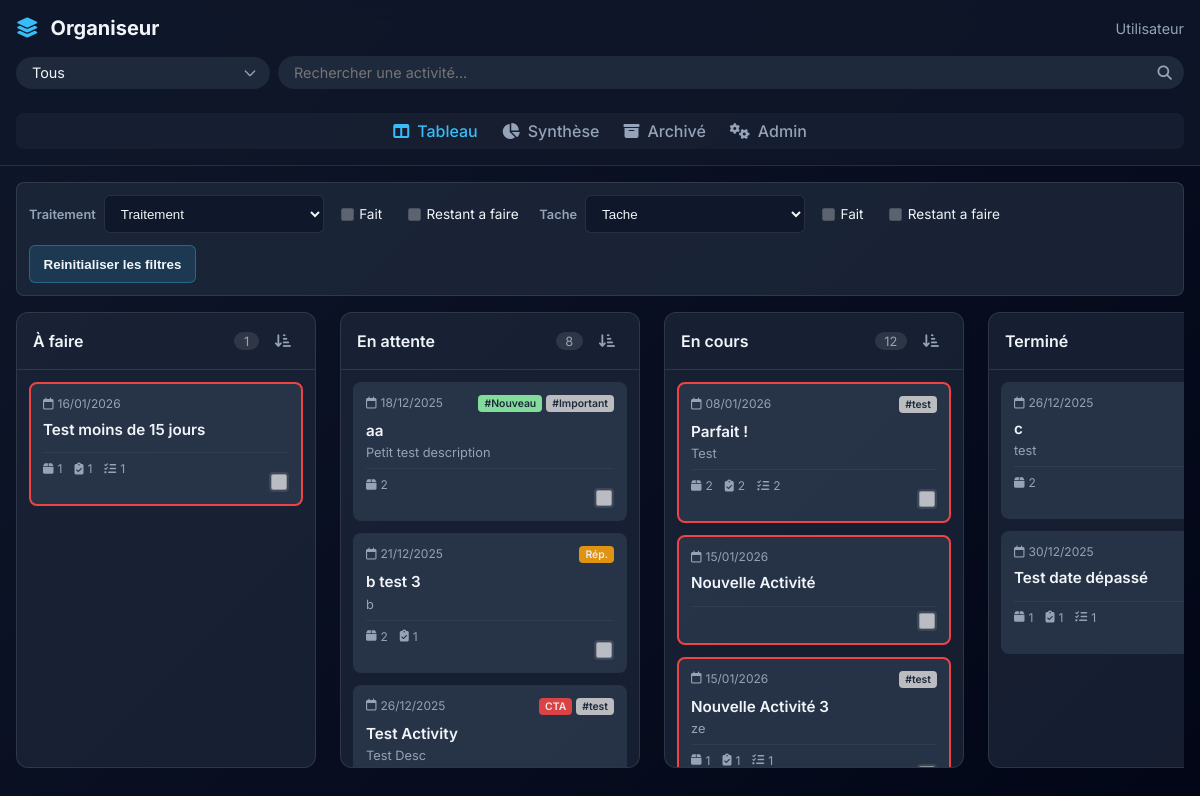
The page / on the database its author committed.
### web/kanban/models.py (models this page shows, shortened)
class KanbanColumn(models.Model):
    name = models.CharField(max_length=255, unique=True, blank=True, null=True)
    order_index = models.IntegerField(default=0)
    class Meta:
        managed = False
        db_table = 'kanban_columns'
        verbose_name = "Colonne"
        verbose_name_plural = "Colonnes"
        ordering = ['order_index']

class Activity(models.Model):
    name = models.CharField(max_length=255, blank=True, null=True)
    date = models.DateField()
    description = models.TextField(blank=True, null=True)
    column = models.ForeignKey(KanbanColumn, on_delete=models.SET_NULL, blank=True, null=True, related_name='activities')
    tags = models.ManyToManyField(Tag, db_table='activity_tags', blank=True)
    class Meta:
        managed = False
        db_table = 'activities'
        verbose_name = "Activité"
        verbose_name_plural = "Activités"
        ordering = ['date']
    @property
    def urgency_class(self):
        from datetime import date, timedelta
        if not self.date:
            return ""
        today = date.today()
        if self.date < today:
            return "border-red"
        if self.date <= today + timedelta(days=15):
            return "border-orange"
        if self.date <= today + timedelta(days=30):
            return "border-yellow"
        return ""

class Tag(models.Model):
    name = models.CharField(max_length=255, unique=True, blank=True, null=True)
    color = models.CharField(max_length=20, default="#CCCCCC")
    class Meta:
        managed = False
        db_table = 'tags'
        verbose_name = "Tag"
        verbose_name_plural = "Tags"

### web/kanban/views.py (the view)
# urls.py: path('', views.board, name='board'),
def board(request):
    columns = KanbanColumn.objects.exclude(name='Archivé').order_by('order_index')
    pending_traitements_subquery = Traitement.objects.filter(
        scelle__activity=OuterRef('pk'),
        done=False
    ).values('scelle__activity').annotate(
        total=Count('id')
    ).values('total')
    pending_taches_subquery = Tache.objects.filter(
        scelle__activity=OuterRef('pk'),
        done=False
    ).values('scelle__activity').annotate(
        total=Count('id')
    ).values('total')
    columns_data = []
    for col in columns:
        if col.name == "Traitements":
            activities = Activity.objects.filter(
                Q(column=col) |
                (
                    Q(column__name="En cours") &
                    Q(scelles__traitements__done=False) &
                    Q(scelles__cta_validated=False) &
                    Q(scelles__reparations_validated=False)
                )
            ).prefetch_related(
                'tags',
                'scelles__traitements',
                'scelles__taches'
            ).distinct().annotate(
                pending_traitements=Coalesce(
                    Subquery(pending_traitements_subquery, output_field=IntegerField()),
                    Value(0)
                ),
                pending_taches=Coalesce(
                    Subquery(pending_taches_subquery, output_field=IntegerField()),
                    Value(0)
                ),
                has_cta=Exists(Scelle.objects.filter(activity=OuterRef('pk'), cta_validated=True)),
                has_reparations=Exists(Scelle.objects.filter(activity=OuterRef('pk'), reparations_validated=True))
            ).order_by('date')
        elif col.name == "Tâches":
            activities = Activity.objects.filter(
                Q(column=col) |
                (
                    Q(column__name="En cours") &
                    Q(scelles__taches__done=False) &
                    Q(scelles__cta_validated=False) &
                    Q(scelles__reparations_validated=False)
                )
            ).prefetch_related(
                'tags',
                'scelles__traitements',
                'scelles__taches'
            ).distinct().annotate(
                pending_traitements=Coalesce(
                    Subquery(pending_traitements_subquery, output_field=IntegerField()),
                    Value(0)
                ),
                pending_taches=Coalesce(
                    Subquery(pending_taches_subquery, output_field=IntegerField()),
                    Value(0)
                ),
                has_cta=Exists(Scelle.objects.filter(activity=OuterRef('pk'), cta_validated=True)),
                has_reparations=Exists(Scelle.objects.filter(activity=OuterRef('pk'), reparations_validated=True))
            ).order_by('date')
        elif col.name == "CTA":
            activities = Activity.objects.filter(
                Q(column=col) |
                (Q(column__name="En cours") & Q(scelles__cta_validated=True))
            ).prefetch_related(
                'tags',
                'scelles__traitements',
                'scelles__taches'
            ).distinct().annotate(
                pending_traitements=Coalesce(
                    Subquery(pending_traitements_subquery, output_field=IntegerField()),
                    Value(0)
                ),
                pending_taches=Coalesce(
                    Subquery(pending_taches_subquery, output_field=IntegerField()),
                    Value(0)
                ),
                has_cta=Exists(Scelle.objects.filter(activity=OuterRef('pk'), cta_validated=True)),
                has_reparations=Exists(Scelle.objects.filter(activity=OuterRef('pk'), reparations_validated=True))
            ).order_by('date')
        elif col.name == "Réparations":
            activities = Activity.objects.filter(
                Q(column=col) |
                (Q(column__name="En cours") & Q(scelles__reparations_validated=True))
            ).prefetch_related(
                'tags',
                'scelles__traitements',
                'scelles__taches'
            ).distinct().annotate(
                pending_traitements=Coalesce(
                    Subquery(pending_traitements_subquery, output_field=IntegerField()),
                    Value(0)
                ),
                pending_taches=Coalesce(
                    Subquery(pending_taches_subquery, output_field=IntegerField()),
                    Value(0)
                ),
                has_cta=Exists(Scelle.objects.filter(activity=OuterRef('pk'), cta_validated=True)),
                has_reparations=Exists(Scelle.objects.filter(activity=OuterRef('pk'), reparations_validated=True))
            ).order_by('date')
        elif col.name == "En attente":
            activities = Activity.objects.filter(
                Q(column=col) |
                (
                    Q(column__name="En cours") &
                    (Q(scelles__cta_validated=True) | Q(scelles__reparations_validated=True))
                )
            ).prefetch_related(
                'tags',
                'scelles__traitements',
                'scelles__taches'
            ).distinct().annotate(
                pending_traitements=Coalesce(
                    Subquery(pending_traitements_subquery, output_field=IntegerField()),
                    Value(0)
                ),
                pending_taches=Coalesce(
                    Subquery(pending_taches_subquery, output_field=IntegerField()),
                    Value(0)
                ),
                has_cta=Exists(Scelle.objects.filter(activity=OuterRef('pk'), cta_validated=True)),
                has_reparations=Exists(Scelle.objects.filter(activity=OuterRef('pk'), reparations_validated=True))
            ).order_by('date')
        elif col.name == "En cours":
            activities = Activity.objects.filter(
                (
                    Q(column=col) &
                    ~Q(scelles__cta_validated=True) &
                    ~Q(scelles__reparations_validated=True)
                ) |
                (
                    (Q(scelles__traitements__done=False) | Q(scelles__taches__done=False)) &
                    Q(scelles__cta_validated=False) &
                    Q(scelles__reparations_validated=False) &
                    ~Q(column__name__in=['Terminé', 'Archivé', 'En attente'])
                )
            ).prefetch_related(
                'tags',
                'scelles__traitements',
                'scelles__taches'
            ).distinct().annotate(
                pending_traitements=Coalesce(
                    Subquery(pending_traitements_subquery, output_field=IntegerField()),
                    Value(0)
                ),
                pending_taches=Coalesce(
                    Subquery(pending_taches_subquery, output_field=IntegerField()),
                    Value(0)
                ),
                has_cta=Exists(Scelle.objects.filter(activity=OuterRef('pk'), cta_validated=True)),
                has_reparations=Exists(Scelle.objects.filter(activity=OuterRef('pk'), reparations_validated=True))
            ).order_by('date')
        else:
            activities = Activity.objects.filter(column=col).prefetch_related(
                'tags',
                'scelles__traitements',
                'scelles__taches'
            ).annotate(
                pending_traitements=Coalesce(
                    Subquery(pending_traitements_subquery, output_field=IntegerField()),
                    Value(0)
                ),
                pending_taches=Coalesce(
                    Subquery(pending_taches_subquery, output_field=IntegerField()),
                    Value(0)
                ),
                has_cta=Exists(Scelle.objects.filter(activity=OuterRef('pk'), cta_validated=True)),
                has_reparations=Exists(Scelle.objects.filter(activity=OuterRef('pk'), reparations_validated=True))
            ).order_by('date')
        columns_data.append({
            'column': col,
            'activities': _attach_card_filter_json_to_activities(activities)
        })
    context = {
        'columns_data': columns_data,
        'page_title': "Tableau de Bord",
        'filter_traitements': Traitement.objects.filter(description__isnull=False)
        .exclude(description__exact="")
        .values_list('description', flat=True)
        .distinct()
        .order_by('description'),
        'filter_taches': Tache.objects.filter(description__isnull=False)
        .exclude(description__exact="")
        .values_list('description', flat=True)
        .distinct()
        .order_by('description'),
    }
    return render(request, 'kanban/board.html', context)

### web/kanban/templates/kanban/board.html (shortened to what this page needs)
{% extends 'kanban/base.html' %}
{% block content %}
<div id="business-filter-bar" class="business-filter-bar" aria-label="Filtres metier Kanban">
    <div class="business-filter-group">
        <label for="business-filter-traitement">Traitement</label>
        <select id="business-filter-traitement" class="business-filter-select">
            <option value="">Traitement</option>
        </select>
        <label for="business-filter-traitement-done">
            <input type="checkbox" id="business-filter-traitement-done" disabled>
            Fait
        </label>
        <label for="business-filter-traitement-pending">
            <input type="checkbox" id="business-filter-traitement-pending" disabled>
            Restant a faire
        </label>
    </div>
    <div class="business-filter-group">
        <label for="business-filter-tache">Tache</label>
        <select id="business-filter-tache" class="business-filter-select">
            <option value="">Tache</option>
        </select>
        <label for="business-filter-tache-done">
            <input type="checkbox" id="business-filter-tache-done" disabled>
            Fait
        </label>
        <label for="business-filter-tache-pending">
            <input type="checkbox" id="business-filter-tache-pending" disabled>
            Restant a faire
        </label>
    </div>
    <button type="button" id="business-filter-reset">Reinitialiser les filtres</button>
</div>
<div class="board-container">
    {% for col_data in columns_data %}
    <div class="kanban-column" data-id="{{ col_data.column.id }}">
        <div class="column-header">
            <div style="display: flex; justify-content: space-between; align-items: center; width: 100%;">
                <h2>{{ col_data.column.name }}</h2>
                <div style="display: flex; gap: 8px; align-items: center;">
                    <span class="count">{{ col_data.activities|length }}</span>
                    <div class="sort-dropdown">
                        <button class="sort-btn" onclick="toggleSortMenu(this)">
                            <i class="fa-solid fa-arrow-down-short-wide"></i>
                        </button>
                    </div>
                </div>
            </div>
        </div>
        <div class="column-body">
            {% for activity in col_data.activities %}
            {% if col_data.column.name == 'En attente' or col_data.column.name == 'Terminé' or col_data.column.name == 'CTA' %}
            {% include "kanban/card_snippet.html" with activity=activity hide_urgency=True %}
            {% else %}
            {% include "kanban/card_snippet.html" with activity=activity %}
            {% endif %}
            {% endfor %}
        </div>
    </div>
    {% endfor %}
</div>
{% endblock %}

### web/kanban/templates/kanban/card_snippet.html (shortened to what this page needs)
<div class="activity-card {% if not hide_urgency %}{{ activity.urgency_class }}{% endif %}" data-id="{{ activity.id }}"
    data-name="{{ activity.name }}" data-date="{{ activity.date|date:'Y-m-d' }}"
    data-pending-traitements="{{ activity.pending_traitements }}" data-pending-taches="{{ activity.pending_taches }}"
    data-traitements="{{ activity.traitements_filter_json|escape }}"
    data-taches="{{ activity.taches_filter_json|escape }}"
    data-pending-traitement-names="{% for s in activity.scelles.all %}{% for t in s.traitements.all %}{% if not t.done %}{{ t.description|escape }}__SEP__{% endif %}{% endfor %}{% endfor %}"
    data-pending-tache-names="{% for s in activity.scelles.all %}{% for t in s.taches.all %}{% if not t.done %}{{ t.description|escape }}__SEP__{% endif %}{% endfor %}{% endfor %}">
    <div class="card-header">
        <span class="date"><i class="fa-regular fa-calendar"></i> {{ activity.date|date:"d/m/Y" }}</span>
        {% if activity.tags.all or activity.has_cta > 0 or activity.has_reparations > 0 %}
        <div class="tags">
            {% if activity.has_cta > 0 %}
            <span class="tag" style="background-color: #ef4444; color: white;">CTA</span>
            {% endif %}
            {% if activity.has_reparations > 0 %}
            <span class="tag" style="background-color: #f59e0b; color: white;">Rép.</span>
            {% endif %}
            {% for tag in activity.tags.all %}
            <span class="tag" style="background-color: {{ tag.color }};">{{ tag.name }}</span>
            {% endfor %}
        </div>
        {% endif %}
    </div>
    <h3 class="card-title">{{ activity.name }}</h3>
    <div class="card-description">
        {{ activity.description|truncatechars:100 }}
    </div>
    <div class="card-stats">
        {% with scelles_count=activity.scelles.count %}
        {% if scelles_count > 0 %}
        <span class="stat" title="Scellés"><i class="fa-solid fa-box"></i> {{ scelles_count }}</span>
        {% endif %}
        {% endwith %}
        {% if activity.pending_traitements > 0 %}
        <span class="stat" title="Traitements restants"><i class="fa-solid fa-clipboard-check"></i> {{ activity.pending_traitements }}</span>
        {% endif %}
        {% if activity.pending_taches > 0 %}
        <span class="stat" title="Tâches restantes"><i class="fa-solid fa-list-check"></i> {{ activity.pending_taches }}</span>
        {% endif %}
    </div>
    <div class="done-checkbox-wrapper" onclick="event.stopPropagation()">
        <input type="checkbox" class="done-checkbox" autocomplete="off"
            onchange="toggleDone(event, {{ activity.id }}, this)"
            {% if not user.is_superuser %}disabled{% endif %}>
    </div>
</div>

### rows shown on the page
KanbanColumn: column.name "À faire", activities|length "1"
Activity: date "16/01/2026", name "Test moins de 15 jours", scelles.count "1", pending_traitements "1", pending_taches "1"
KanbanColumn: column.name "En attente", activities|length "8"
Activity: date "18/12/2025", name "aa", description "Petit test description", scelles.count "2"
Tag: name "#Nouveau"
Tag: name "#Important"
Activity: date "21/12/2025", shows "Rép.", name "b test 3", description "b", scelles.count "2", pending_traitements "1"
Activity: date "26/12/2025", shows "CTA", name "Test Activity", description "Test Desc"
Tag: name "#test"
KanbanColumn: column.name "En cours", activities|length "12"
Activity: date "08/01/2026", name "Parfait !", description "Test", scelles.count "2", pending_traitements "2", pending_taches "2"
Activity: date "15/01/2026", name "Nouvelle Activité"
Activity: date "15/01/2026", name "Nouvelle Activité 3", description "ze", scelles.count "1", pending_traitements "1", pending_taches "1"
KanbanColumn: column.name "Terminé"
Activity: date "26/12/2025", name "c", description "test", scelles.count "2"
Activity: date "30/12/2025", name "Test date dépassé", scelles.count "1", pending_traitements "1", pending_taches "1"

### other values the page prints
{{ user.username|default:"Utilisateur" }} "Utilisateur"
